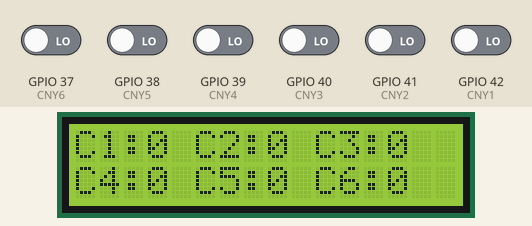
The sketch below on a simulated ESP32. Shown: 16×2 character LCD. Inputs (shaded band) come from the test bench; at power-on: GPIO 37 (CNY6), GPIO 38 (CNY5), GPIO 39 (CNY4), GPIO 40 (CNY3), GPIO 41 (CNY2), GPIO 42 (CNY1) LOW. WiFi joins after 1.5 s; servers stay silent unless stated; uploads are accepted with an empty reply; what the sketch prints to the serial monitor is not drawn.

Above: at 3.8 s.
3.9 s: GPIO 37 (CNY6) driven HIGH
At 5.6 s:
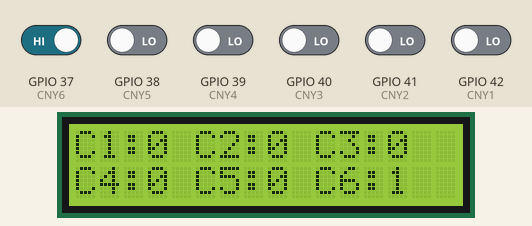
6.6 s: GPIO 38 (CNY5) driven HIGH
At 8.5 s:
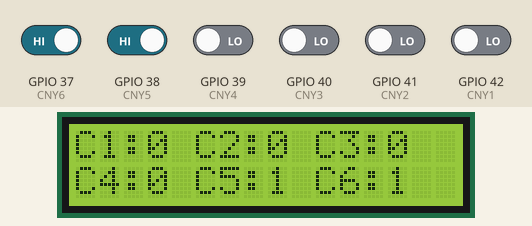
9.0 s: GPIO 39 (CNY4) driven HIGH
At 11.2 s:
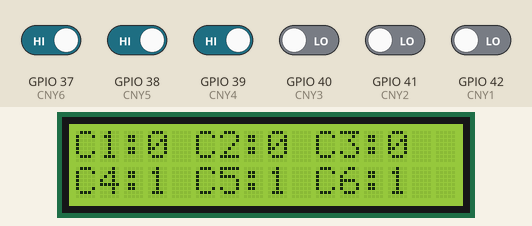
11.5 s: GPIO 40 (CNY3) driven HIGH
At 13.1 s:
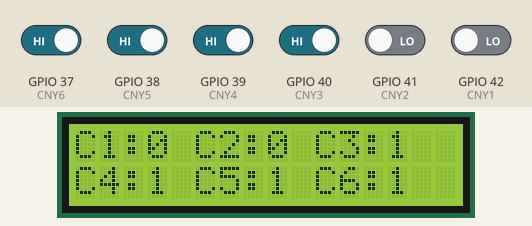
14.0 s: GPIO 41 (CNY2) driven HIGH
At 16.0 s:
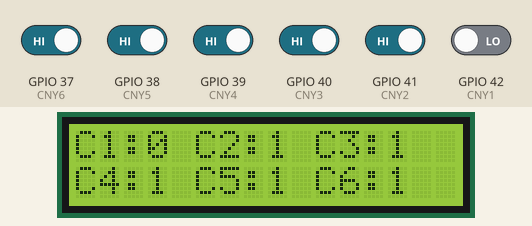
16.4 s: GPIO 42 (CNY1) driven HIGH
At 17.7 s:
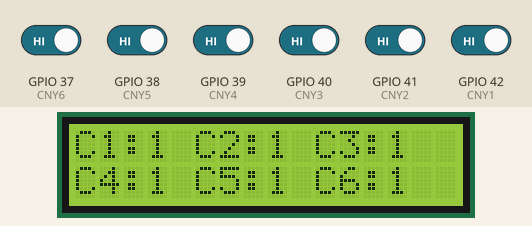
Timing chart, 0 to 19.4 s (numbered marks = the images above; inputs shaded):
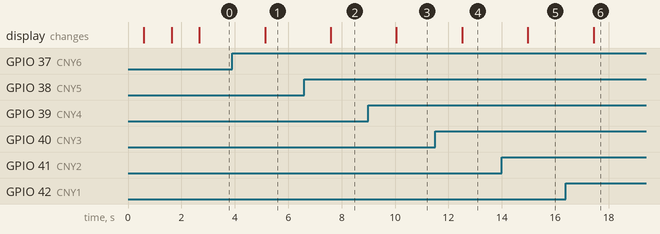

The sketch:

sensorInfraServer.ino
```cpp
#include <WiFi.h>
#include <HTTPClient.h>
#include <Wire.h>
#include <LiquidCrystal_I2C.h>

// Configuración WiFi
const char* ssid = "SSID";
const char* password = "PASSWORD";

// URL del servidor (ajustar IP)
const char *serverUrl = "http://PYTHON_SERVER_IP:5000/api/infrared";

// Configuración LCD
LiquidCrystal_I2C lcd(0x27, 16, 2);  // Dirección I2C común

// Pines sensores infrarrojos
#define CNY1 42
#define CNY2 41
#define CNY3 40
#define CNY4 39
#define CNY5 38
#define CNY6 37

void setup() {
  Serial.begin(115200);

  // Configurar pines como entradas
  pinMode(CNY1, INPUT);
  pinMode(CNY2, INPUT);
  pinMode(CNY3, INPUT);
  pinMode(CNY4, INPUT);
  pinMode(CNY5, INPUT);
  pinMode(CNY6, INPUT);

  // Inicializar LCD
  lcd.init();
  lcd.backlight();
  lcd.setCursor(0, 0);
  lcd.print("Sistema IR Activo");

  // Conectar WiFi
  WiFi.begin(ssid, password);
  while (WiFi.status() != WL_CONNECTED) {
    delay(500);
    lcd.setCursor(0, 1);
    lcd.print("Conectando...   ");
  }
  lcd.clear();
  lcd.setCursor(0, 0);
  lcd.print("WiFi OK!");
  delay(1000);
}

void loop() {
  // Leer valores de los sensores
  bool cny1 = digitalRead(CNY1);
  bool cny2 = digitalRead(CNY2);
  bool cny3 = digitalRead(CNY3);
  bool cny4 = digitalRead(CNY4);
  bool cny5 = digitalRead(CNY5);
  bool cny6 = digitalRead(CNY6);

  // Mostrar en LCD
  lcd.clear();
  lcd.setCursor(0, 0);
  lcd.print("C1:");
  lcd.print(cny1);
  lcd.print(" C2:");
  lcd.print(cny2);
  lcd.print(" C3:");
  lcd.print(cny3);

  lcd.setCursor(0, 1);
  lcd.print("C4:");
  lcd.print(cny4);
  lcd.print(" C5:");
  lcd.print(cny5);
  lcd.print(" C6:");
  lcd.print(cny6);

  // Enviar datos al servidor
  if (WiFi.status() == WL_CONNECTED) {
    HTTPClient http;
    http.begin(serverUrl);
    http.addHeader("Content-Type", "application/json");

    String payload = String("{") +
                     "\"cny1\":" + cny1 + "," +
                     "\"cny2\":" + cny2 + "," +
                     "\"cny3\":" + cny3 + "," +
                     "\"cny4\":" + cny4 + "," +
                     "\"cny5\":" + cny5 + "," +
                     "\"cny6\":" + cny6 + "}";

    int httpCode = http.POST(payload);

    if (httpCode > 0) {
      Serial.print("Datos enviados: ");
      Serial.println(payload);
    } else {
      Serial.print("Error HTTP: ");
      Serial.println(httpCode);
    }
    http.end();
  }
  delay(1000);  // Intervalo de lectura
}
```

Measured:
- after the input at 3.9 s, the display: changes after 1.2 s (image 1)
- after the input at 6.6 s, the display: changes after 0.99 s (image 2)
- after the input at 9.0 s, the display: changes after 1.1 s (image 3)
- after the input at 11.5 s, the display: changes after 1.0 s (image 4)
- after the input at 14.0 s, the display: changes after 0.98 s (image 5)
- after the input at 16.4 s, the display: changes after 1.0 s (image 6)
